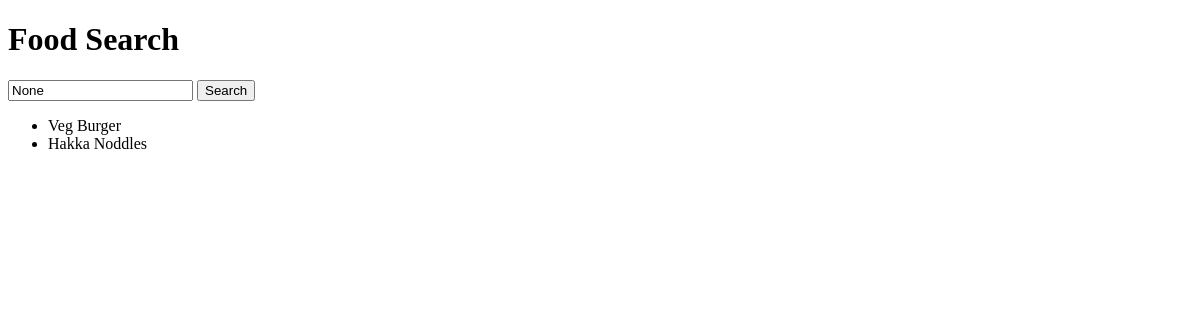
Before: /food/search/ (signed in) with the older database file.
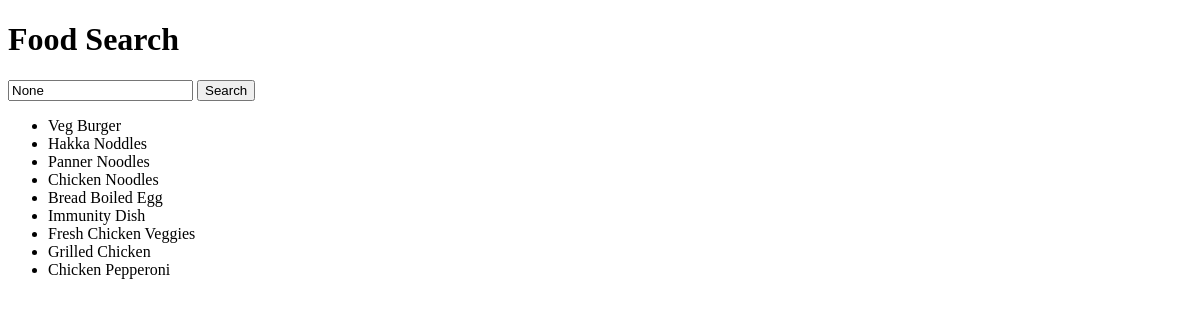
After: the same page with the newer database file.
### Food/models.py (models this page shows, shortened)
class Food(models.Model):
    id = models.CharField(max_length=100,primary_key=True)
    name = models.CharField(max_length=100)
    description = models.TextField()
    price  = models.DecimalField(max_digits=10, decimal_places=2)
    image = models.ImageField(upload_to='food_images/')
    category_id = models.ForeignKey('Category', on_delete=models.CASCADE)
    feature = models.CharField(max_length=100)
    active = models.BooleanField(default=True)

### Food/views.py (the view)
# urls.py: path('food/search/', views.food_search, name='food_search'),
@login_required(login_url="login")
def food_search(request):
    query = request.GET.get('q')
    if query:
        foods = Food.objects.filter(name__icontains=query)
    else:
        foods = Food.objects.all()
    return render(request, 'food_search.html', {'foods': foods, 'query': query})

### Food/templates/food_search.html (shortened to what this page needs)
<!DOCTYPE html>
<html lang="en">
<head>
</head>
<body>
    <h1>Food Search</h1>
    <form method="GET">
        <input type="text" name="q" value="{{ query }}">
        <button type="submit">Search</button>
    </form>
    {% if foods %}
        <ul>
            {% for food in foods %}
                <li>{{ food.name }}</li>
            {% endfor %}
        </ul>
    {% else %}
        <p>No results found.</p>
    {% endif %}
</body>
</html>

Changed rows visible on the page:
added Food: name "Panner Noodles"
added Food: name "Chicken Noodles"
added Food: name "Bread Boiled Egg"
added Food: name "Immunity Dish"
added Food: name "Fresh Chicken Veggies"
added Food: name "Grilled Chicken"
added Food: name "Chicken Pepperoni"
